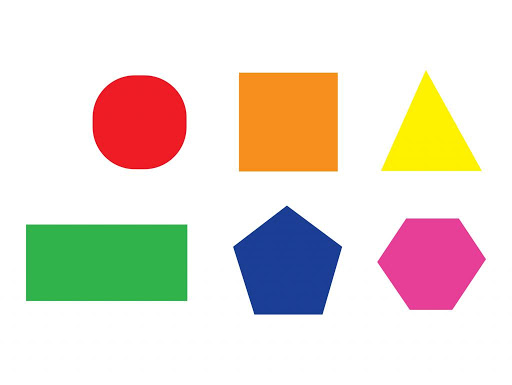
#> input picture images/contour.jpg, 512 x 385 px
$ python contour.py
#> lines starting #> are read from the running program, lines starting #| are printed output that depends on the picture; after the words box and inside, x2 and y2 are one past the last pixel; in counts of white or black regions, pixels touching at a corner belong together
# -*- coding: utf-8 -*-
"""
Author - Kanak Kawadiwale on Thu Nov  5 20:03:43 2020

@author: ag
"""
import cv2
import numpy as np

# read any image or shape
image = cv2.imread('images/contour.jpg')
#> image is the input picture: shape (385, 512, 3); mean B, G, R 209.6, 220.8, 230.3

# Pre-processing the image and converting it to Grayscale image
image_gray = cv2.cvtColor(image, cv2.COLOR_BGR2GRAY)
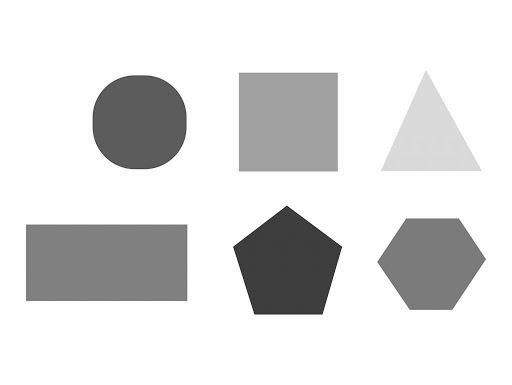
#> image_gray: shape (385, 512); min 28, max 255, mean 222.3

# Find Canny edges on the image to detect the contours
can_edge= cv2.Canny(image_gray , 30, 200)
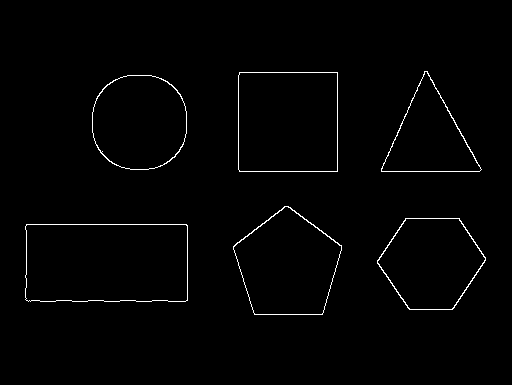
#> can_edge: shape (385, 512); 1.2% white in thin lines or dots, all inside (x1, y1, x2, y2) = (25, 71, 486, 315)

#apply the findContour function on edge detected image to find the contours properly.
contours_detected, contour_hierarchy = cv2.findContours(can_edge,cv2.RETR_EXTERNAL, cv2.CHAIN_APPROX_NONE)
#> contours_detected = 6 contours; box (x1, y1, x2, y2) and area: (25, 224, 188, 302) 12338, (238, 72, 338, 172) 9797, (233, 206, 342, 315) 8292, (92, 75, 187, 170) 7330, (377, 218, 486, 310) 7170, (381, 71, 482, 172) 5186; contour_hierarchy = [[1, -1, -1, -1], [2, 0, -1, -1], [3, 1, -1, -1], [4, 2, -1, -1], [5, 3, -1, -1], [-1, 4, -1, -1]]

cv2.imshow('Edges after contour detection', can_edge)
cv2.waitKey(0)

  # -1 in the parameter denotes drawing all contours detected over the image
cv2.drawContours(image, contours_detected, -1, (0, 255, 0), 3)
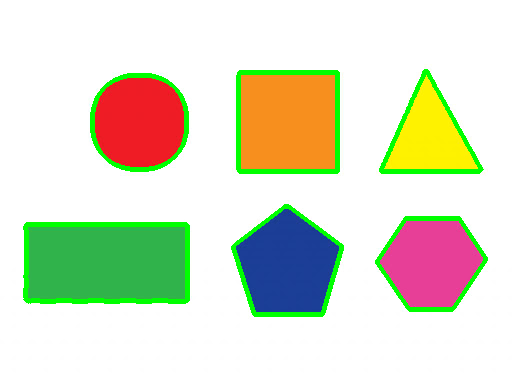
#> image: shape (385, 512, 3); 5.15% of pixels changed, all inside (x1, y1, x2, y2) = (23, 69, 488, 317)

print("Total Contours found -> " + str(len(contours_detected)))
#| Total Contours found -> 6

cv2.imshow('Contours Found In Image', image)
cv2.waitKey(0)
cv2.destroyAllWindows()
